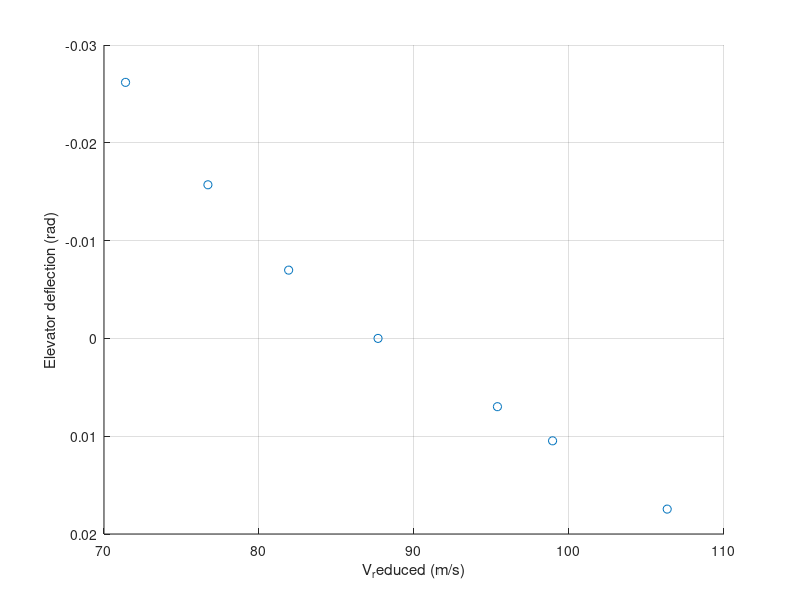

The MATLAB script that drew this image: (Note: this script raises an error after producing the figure.)
clear all;
close all;
clc;

%parameters
Cmdelta = -0.1293;
Weight0 = 60500 ;%N 

time = [2239,2351,2484,2576,2741,2840,2920];

%hp,IAS,a,de,detr,Fe,FFl,FFr,Fused,TAT
data = [6060	161	5.3	0	2.8	0	462	486	664	5.5;
6350	150	6.3	-0.4	2.8	-23	458	482	694	4.5;
6550	140	7.3	-0.9	2.8	-29	454	477	730	3.5;
6880	130	8.5	-1.5	2.8	-46	449	473	755	2.5;
6160	173	4.5	0.4	2.8	26	465	489	798	5.0;
5810	179	4.1	0.6	2.8	40	472	496	825	6.2;
5310	192	3.4	1	2.8	83	482	505	846	8.2];

V = transpose(data(:,2))*0.51444;
Fe = transpose(data(:,6));
alpha = transpose(data(:,3))/180*pi;
de = transpose(data(:,4))/180*pi;
Fe_reduced = [];

%Reducing the Force
for a=1:1:length(Fe) ;
    temp = Fe(a)*((Weight0/9.81-data(a,9))/(Weight0/9.81))^(-1);
    Fe_reduced = [Fe_reduced temp];
end


%Reducing Velocity
V_reduced = [];
for a=1:1:length(V) ;
    temp = V(a)*sqrt((Weight0/9.81-data(a,9))/(Weight0/9.81))^(-1);
    V_reduced = [V_reduced temp];
end

%plotting
figure();

scatter(V_reduced,de);
xlabel('V_reduced (m/s)');
ylabel('Elevator deflection (rad)');
grid on
ax = gca;
set(ax, 'Ydir', 'reverse')
ax.XAxisLocation = 'origin'
ax.YAxisLocation = 'origin'

figure();
scatter(V_reduced,Fe_reduced);
xlabel('V_reduced (m/s)');
ylabel('Stick force reduced(N)')


grid on
ax2 = gca;
set(ax2, 'Ydir', 'reverse');
ax2.XAxisLocation = 'origin'
ax2.YAxisLocation = 'origin'



[r,m,b] = regression(alpha,de);


figure();
x= 0:0.1:5
y = m*x+b
scatter(alpha , de);
plot(x,y)
xlabel = ("Alpha (rad)");
ylabel = ("Elevator deflection (rad)");
grid on
ax3 = gca;
set(ax3, 'Ydir', 'reverse')
ax3.XAxisLocation = 'origin'
ax3.YAxisLocation = 'origin'


Cmalpha = -Cmdelta*m
m